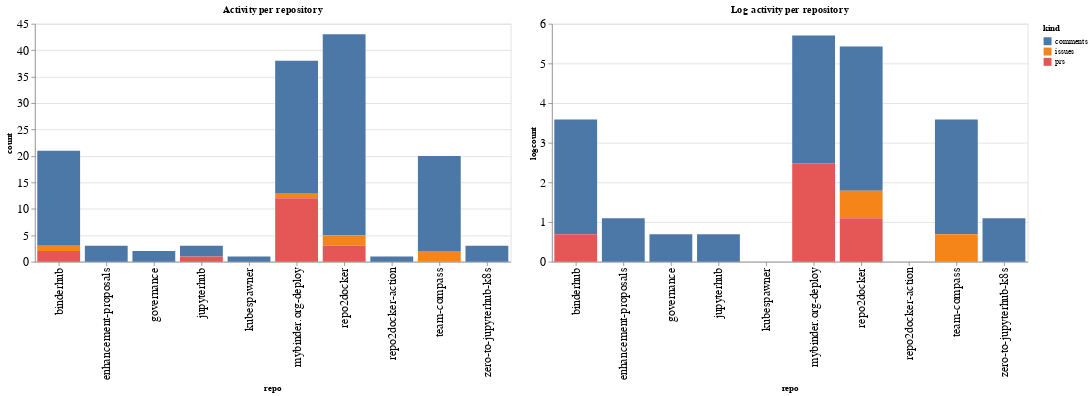

Notebook code cell kept with this figure:
### Code cell
ch1 = alt.Chart(repo_summaries, width=600, title="Activity per repository").mark_bar().encode(
    x='repo',
    y='count',
    color='kind',
    tooltip="kind"
)

ch2 = alt.Chart(repo_summaries, width=600, title="Log activity per repository").mark_bar().encode(
    x='repo',
    y='logcount',
    color='kind',
    tooltip="kind"
)

ch1 | ch2

### Figure 1 — Vega-Lite specification as saved in the notebook (floating-point values rounded to 4 significant figures)
{"config": {"axisLeft": {"labelFontSize": 15}, "axisBottom": {"labelFontSize": 15}}, "hconcat": [{"mark": "bar", "encoding": {"color": {"type": "nominal", "field": "kind"}, "tooltip": {"type": "nominal", "field": "kind"}, "x": {"type": "nominal", "field": "repo"}, "y": {"type": "quantitative", "field": "count"}}, "title": "Activity per repository", "width": 600}, {"mark": "bar", "encoding": {"color": {"type": "nominal", "field": "kind"}, "tooltip": {"type": "nominal", "field": "kind"}, "x": {"type": "nominal", "field": "repo"}, "y": {"type": "quantitative", "field": "logcount"}}, "title": "Log activity per repository", "width": 600}], "data": {"name": "data-2bcd1832e62d11f729ca6b5c52f40ea4"}, "$schema": "https://vega.github.io/schema/vega-lite/v4.8.1.json", "datasets": {"data-2bcd1832e62d11f729ca6b5c52f40ea4": [{"repo": "binderhub", "kind": "comments", "count": 18, "logcount": 2.89}, {"repo": "binderhub", "kind": "issues", "count": 1, "logcount": 0.0}, {"repo": "binderhub", "kind": "prs", "count": 2, "logcount": 0.6931}, {"repo": "enhancement-proposals", "kind": "comments", "count": 3, "logcount": 1.099}, {"repo": "governance", "kind": "comments", "count": 2, "logcount": 0.6931}, {"repo": "jupyterhub", "kind": "comments", "count": 2, "logcount": 0.6931}, {"repo": "jupyterhub", "kind": "prs", "count": 1, "logcount": 0.0}, {"repo": "kubespawner", "kind": "comments", "count": 1, "logcount": 0.0}, {"repo": "mybinder.org-deploy", "kind": "comments", "count": 25, "logcount": 3.219}, {"repo": "mybinder.org-deploy", "kind": "issues", "count": 1, "logcount": 0.0}, {"repo": "mybinder.org-deploy", "kind": "prs", "count": 12, "logcount": 2.485}, {"repo": "repo2docker", "kind": "comments", "count": 38, "logcount": 3.638}, {"repo": "repo2docker", "kind": "issues", "count": 2, "logcount": 0.6931}, {"repo": "repo2docker", "kind": "prs", "count": 3, "logcount": 1.099}, {"repo": "repo2docker-action", "kind": "comments", "count": 1, "logcount": 0.0}, {"repo": "team-compass", "kind": "comments", "count": 18, "logcount": 2.89}, {"repo": "team-compass", "kind": "issues", "count": 2, "logcount": 0.6931}, {"repo": "zero-to-jupyterhub-k8s", "kind": "comments", "count": 3, "logcount": 1.099}]}}
